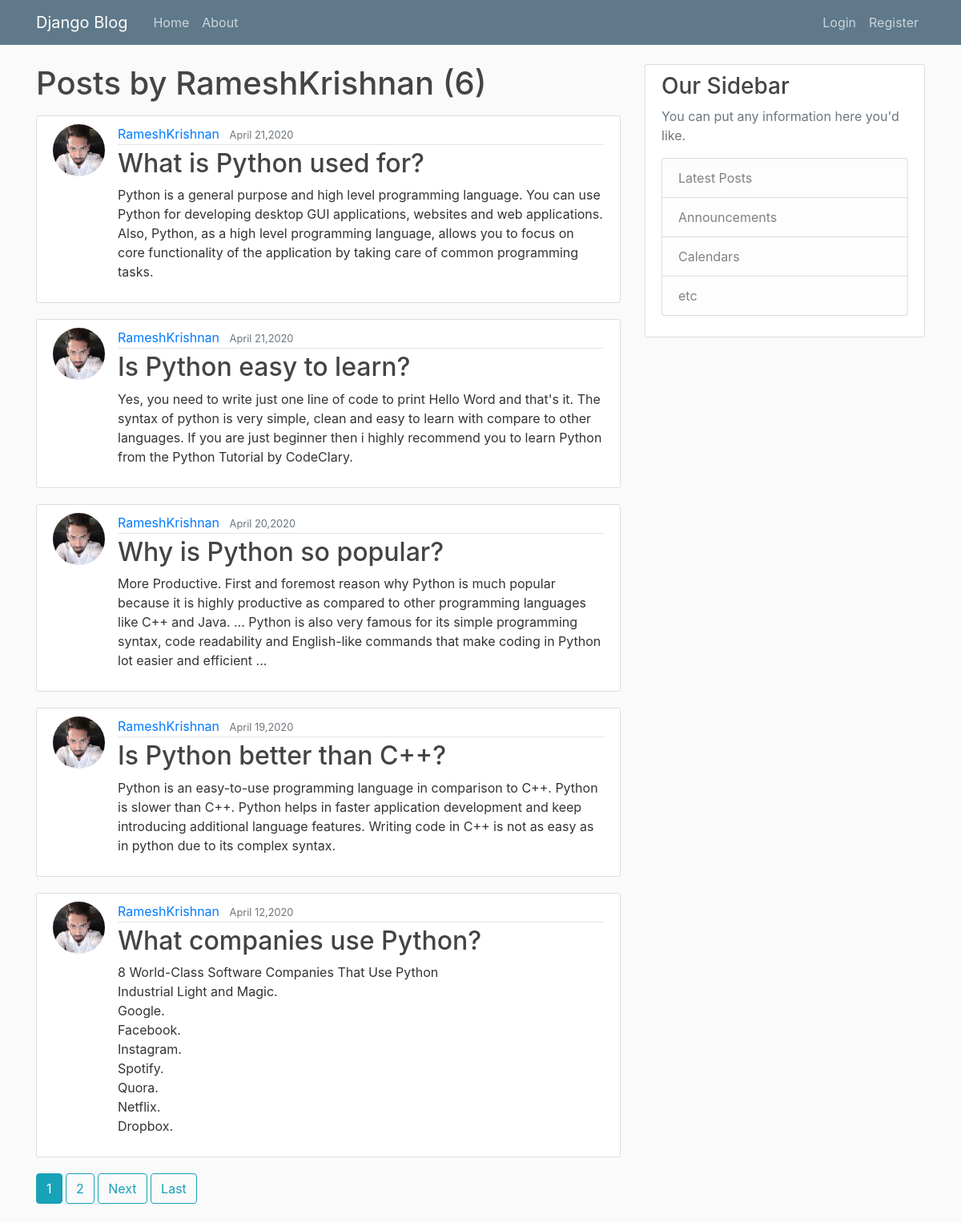
The app's page /user/RameshKrishnan with its own data.
### blog/models.py (models this page shows, shortened)
class Post(models.Model):
    title = models.CharField(max_length=100)
    content = models.TextField()
    date_posted = models.DateTimeField(default=timezone.now)
    author = models.ForeignKey(User, on_delete=models.CASCADE)

### users/models.py (models this page shows, shortened)
class Profile(models.Model):
    user = models.OneToOneField(User, on_delete=models.CASCADE)
    image = models.ImageField(default="default.jpg", upload_to="profile_pics")

### blog/views.py (the view)
# urls.py: path("user/<str:username>", UserPostListView.as_view(), name="user-posts"),
class UserPostListView(ListView):
    model = Post
    template_name = "blog/user_post.html"  # <app>/<model>_<viewtype>.html
    context_object_name = "posts"
    ordering = ["-date_posted"]
    paginate_by = 5
    def get_queryset(self):
        user = get_object_or_404(User, username=self.kwargs.get("username"))
        return Post.objects.filter(author=user).order_by("-date_posted")

### blog/templates/blog/user_post.html (shortened to what this page needs)
{% extends "blog/base.html" %}
{% block content %}
    <h1 class="mb-3">Posts by {{ view.kwargs.username }} ({{ page_obj.paginator.count }})</h1>
    {% for post in posts %}
        <article class="media content-section">
            <img class="rounded-circle article-img" src="{{ post.author.profile.image.url }}">
            <div class="media-body">
                <div class="article-metadata">
                    <a class="mr-2" href="{% url "user-posts" post.author.username %}">{{ post.author }}</a>
                    <small class="text-muted"> {{ post.date_posted|date:"F d,Y" }} </small>
                </div>
                <h2><a class="article-title" href="{% url "post-detail" post.id %}">{{ post.title }}</a></h2>
                <p class="article-content">{{ post.content }}</p>
            </div>
        </article>
    {% endfor %}
    {% if is_paginated %}
        {% for num in page_obj.paginator.page_range %}
            {% if page_obj.number == num %}
                <a class="btn btn-info mb-4" href="?page={{ num }}">{{ num }}</a>
            {% elif num > page_obj.number|add:"-3" and num < page_obj.number|add:"3" %}
                <a class="btn btn-outline-info mb-4" href="?page={{ num }}">{{ num }}</a>
            {% endif %}
        {% endfor %}
        {% if page_obj.has_next %}
            <a class="btn btn-outline-info mb-4" href="?page{{ page_obj.next_page_number }}">Next</a>
            <a class="btn btn-outline-info mb-4" href="?page={{ page_obj.paginator.num_pages }}">Last</a>
        {% endif %}
    {% endif %}
{% endblock content %}

### blog/templates/blog/base.html (shortened to what this page needs)
{% load static %}
<!DOCTYPE html>
<html>
<head>
    <link rel="stylesheet" href="https://maxcdn.bootstrapcdn.com/bootstrap/4.0.0/css/bootstrap.min.css"
>
    <link rel="stylesheet" type="text/css" href="{% static 'main.css' %}">
</head>
<body>
<header class="site-header">
    <nav class="navbar navbar-expand-md navbar-dark bg-steel fixed-top">
        <div class="container">
            <a class="navbar-brand mr-4" href="{% url 'blog-home' %}">Django Blog</a>
            <div class="collapse navbar-collapse" id="navbarToggle">
                <div class="navbar-nav mr-auto">
                    <a class="nav-item nav-link" href="{% url 'blog-home' %}">Home</a>
                    <a class="nav-item nav-link" href="{% url 'blog-about' %}">About</a>
                </div>
                <div class="navbar-nav">
                    {% if user.is_authenticated %}
                        <a class="nav-item nav-link" href="{% url "post-create" %}">New Post</a>
                        <a class="nav-item nav-link" href="{% url "profile" %}">Profile</a>
                    <a class="nav-item nav-link" href="{% url "logout" %}">Logout</a>
                    {% else %}
                    <a class="nav-item nav-link" href="{% url "login" %}">Login</a>
                    <a class="nav-item nav-link" href="{% url "register" %}">Register</a>
                    {%  endif %}
                </div>
            </div>
        </div>
    </nav>
</header>
<main role="main" class="container">
    <div class="row">
        <div class="col-md-8">
            {% block content %}{% endblock %}
        </div>
        <div class="col-md-4">
            <div class="content-section">
                <h3>Our Sidebar</h3>
                <p class='text-muted'>You can put any information here you'd like.
                <ul class="list-group">
                    <li class="list-group-item list-group-item-light">Latest Posts</li>
                    <li class="list-group-item list-group-item-light">Announcements</li>
                    <li class="list-group-item list-group-item-light">Calendars</li>
                    <li class="list-group-item list-group-item-light">etc</li>
                </ul>
                </p>
            </div>
        </div>
    </div>
</main>
</body>
</html>

### blog/static/main.css (style rules this page uses)
body { background: #fafafa; color: #333333; margin-top: 5rem; }
h1, h2, h3, h4, h5, h6 { color: #444444; }
ul { margin: 0; }
.bg-steel { background-color: #5f788a; }
.site-header .navbar-nav .nav-link { color: #cbd5db; }
.content-section { background: #ffffff; padding: 10px 20px; border: 1px solid #dddddd; border-radius: 3px; margin-bottom: 20px; }
.article-title { color: #444444; }
.article-content { white-space: pre-line; }
.article-img { height: 65px; width: 65px; margin-right: 16px; }
.article-metadata { padding-bottom: 1px; margin-bottom: 4px; border-bottom: 1px solid #e3e3e3 }

### records on screen
Post: author.profile.image (picture), author "RameshKrishnan", date_posted "April 21,2020", title "What is Python used for?", content "Python is a general purpose and high level programming language. You can use Python for developing desktop GUI applications, websites and web applications. Also, Python, as a high level programming language, allows you to focus on core functionality of the application by taking care of common programming tasks."
Post: author.profile.image (picture), author "RameshKrishnan", date_posted "April 21,2020", title "Is Python easy to learn?", content "Yes, you need to write just one line of code to print Hello Word and that's it. The syntax of python is very simple, clean and easy to learn with compare to other languages. If you are just beginner then i highly recommend you to learn Python from the Python Tutorial by CodeClary."
Post: author.profile.image (picture), author "RameshKrishnan", date_posted "April 20,2020", title "Why is Python so popular?", content "More Productive. First and foremost reason why Python is much popular because it is highly productive as compared to other programming languages like C++ and Java. ... Python is also very famous for its simple programming syntax, code readability and English-like commands that make coding in Python lot easier and efficient ..."
Post: author.profile.image (picture), author "RameshKrishnan", date_posted "April 19,2020", title "Is Python better than C++?", content "Python is an easy-to-use programming language in comparison to C++. Python is slower than C++. Python helps in faster application development and keep introducing additional language features. Writing code in C++ is not as easy as in python due to its complex syntax."
Post: author.profile.image (picture), author "RameshKrishnan", date_posted "April 12,2020", title "What companies use Python?", content "8 World-Class Software Companies That Use Python Industrial Light and Magic. Google. Facebook. Instagram. Spotify. Quora. Netflix. Dropbox."

### other values on screen
{{ view.kwargs.username }} "RameshKrishnan"
{{ page_obj.paginator.count }} "6"
{{ num }} "1"
{{ num }} "2"
